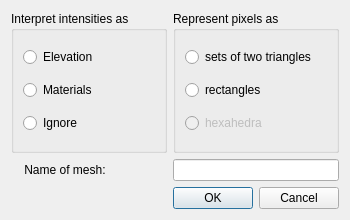
<?xml version="1.0" encoding="UTF-8"?>
<ui version="4.0">
 <class>MeshFromRaster</class>
 <widget class="QDialog" name="MeshFromRaster">
  <property name="geometry">
   <rect>
    <x>0</x>
    <y>0</y>
    <width>350</width>
    <height>220</height>
   </rect>
  </property>
  <property name="windowTitle">
   <string>Create mesh from raster...</string>
  </property>
  <layout class="QGridLayout" name="gridLayout">
   <item row="2" column="1">
    <widget class="QDialogButtonBox" name="buttonBox">
     <property name="orientation">
      <enum>Qt::Horizontal</enum>
     </property>
     <property name="standardButtons">
      <set>QDialogButtonBox::Cancel|QDialogButtonBox::Ok</set>
     </property>
    </widget>
   </item>
   <item row="0" column="0">
    <widget class="QGroupBox" name="interpretationGroupBox">
     <property name="title">
      <string>Interpret intensities as</string>
     </property>
     <layout class="QVBoxLayout" name="verticalLayout">
      <item>
       <widget class="QRadioButton" name="elevationButton">
        <property name="text">
         <string>Elevation</string>
        </property>
       </widget>
      </item>
      <item>
       <widget class="QRadioButton" name="materialButton">
        <property name="text">
         <string>Materials</string>
        </property>
       </widget>
      </item>
      <item>
       <widget class="QRadioButton" name="ignoreButton">
        <property name="text">
         <string>Ignore</string>
        </property>
       </widget>
      </item>
     </layout>
    </widget>
   </item>
   <item row="0" column="1">
    <widget class="QGroupBox" name="elementTypeGroupBox">
     <property name="title">
      <string>Represent pixels as</string>
     </property>
     <layout class="QVBoxLayout" name="verticalLayout_2">
      <item>
       <widget class="QRadioButton" name="triButton">
        <property name="text">
         <string>sets of two triangles</string>
        </property>
       </widget>
      </item>
      <item>
       <widget class="QRadioButton" name="quadButton">
        <property name="text">
         <string>rectangles</string>
        </property>
       </widget>
      </item>
      <item>
       <widget class="QRadioButton" name="hexButton">
        <property name="enabled">
         <bool>false</bool>
        </property>
        <property name="text">
         <string>hexahedra</string>
        </property>
       </widget>
      </item>
     </layout>
    </widget>
   </item>
   <item row="2" column="0">
    <spacer name="horizontalSpacer">
     <property name="orientation">
      <enum>Qt::Horizontal</enum>
     </property>
     <property name="sizeHint" stdset="0">
      <size>
       <width>40</width>
       <height>20</height>
      </size>
     </property>
    </spacer>
   </item>
   <item row="1" column="0">
    <widget class="QLabel" name="mshNameLabel">
     <property name="layoutDirection">
      <enum>Qt::LeftToRight</enum>
     </property>
     <property name="text">
      <string>    Name of mesh:</string>
     </property>
     <property name="alignment">
      <set>Qt::AlignLeading|Qt::AlignLeft|Qt::AlignVCenter</set>
     </property>
    </widget>
   </item>
   <item row="1" column="1">
    <widget class="QLineEdit" name="mshNameEdit"/>
   </item>
  </layout>
 </widget>
 <resources/>
 <connections>
  <connection>
   <sender>buttonBox</sender>
   <signal>accepted()</signal>
   <receiver>MeshFromRaster</receiver>
   <slot>accept()</slot>
   <hints>
    <hint type="sourcelabel">
     <x>248</x>
     <y>254</y>
    </hint>
    <hint type="destinationlabel">
     <x>157</x>
     <y>274</y>
    </hint>
   </hints>
  </connection>
  <connection>
   <sender>buttonBox</sender>
   <signal>rejected()</signal>
   <receiver>MeshFromRaster</receiver>
   <slot>reject()</slot>
   <hints>
    <hint type="sourcelabel">
     <x>316</x>
     <y>260</y>
    </hint>
    <hint type="destinationlabel">
     <x>286</x>
     <y>274</y>
    </hint>
   </hints>
  </connection>
 </connections>
</ui>
